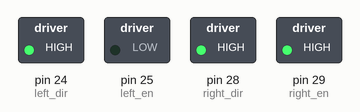
Simulated run of this sketch. Board: Arduino Mega 2560, built with avr-gcc and run on an emulated ATmega2560. Shown: switched loads named in the sketch (green lamp = pin HIGH).

Above: at 0.2 s.
At 1.2 s:
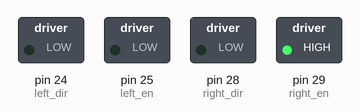
At 2.7 s:
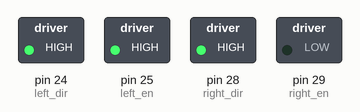
At 3.7 s:
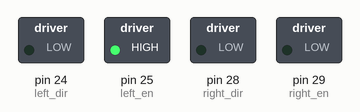
Timing chart, 0 to 4.6 s (numbered marks = the images above):
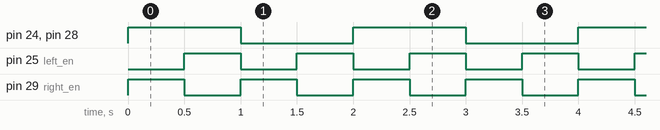

The sketch:

HB5Test.pde
```cpp
// Two HB5 H-bridges connected on JD of the Cerebot MX4cK
// NOTE:  ** Do not switch directions while motor is on to avoid damaging H-bridge **

const int left_dir   = 24;   // JC-01
const int left_en    = 25;   // JC-02
const int right_dir  = 28;   // JC-07
const int right_en   = 29;   // JC-08

void setup()
{
  pinMode(left_dir, OUTPUT);
  pinMode(left_en, OUTPUT);
  pinMode(right_dir, OUTPUT);
  pinMode(right_en, OUTPUT);
}

void loop()
{
  digitalWrite(left_dir, HIGH);
  digitalWrite(left_en, LOW);
  digitalWrite(right_dir, HIGH);
  digitalWrite(right_en, HIGH);
  delay(500);
  digitalWrite(left_dir, HIGH);
  digitalWrite(left_en, HIGH);
  digitalWrite(right_dir, HIGH);
  digitalWrite(right_en, LOW);
  delay(500);
  digitalWrite(left_dir, LOW);
  digitalWrite(left_en, LOW);
  digitalWrite(right_dir, LOW);
  digitalWrite(right_en, HIGH);
  delay(500);
  digitalWrite(left_dir, LOW);
  digitalWrite(left_en, HIGH);
  digitalWrite(right_dir, LOW);
  digitalWrite(right_en, LOW);
  delay(500);
}
```

Measured:
- by itself, pin 24 (left_dir), pin 28 (right_dir): alternates HIGH for 1.0 s and LOW for 1.0 s
- by itself, pin 25 (left_en), pin 29 (right_en): alternates HIGH for 0.50 s and LOW for 0.50 s
- by itself, everything shown: repeats every 2.0 s, in 4 steps
